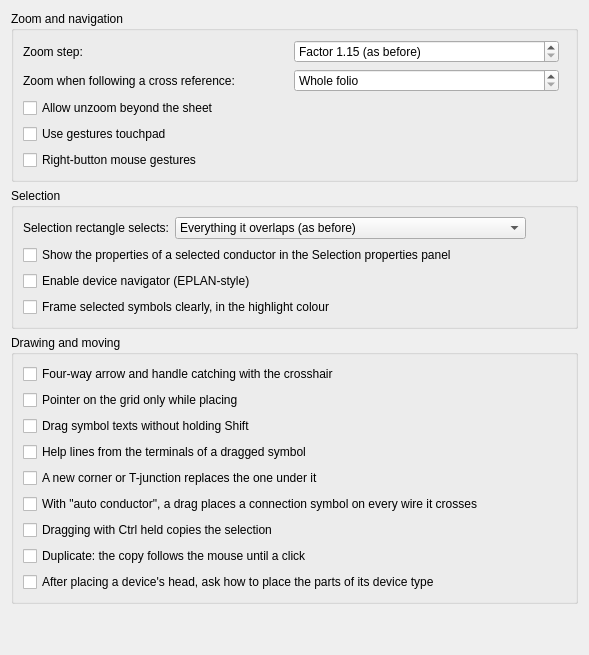
     <widget class="QWidget" name="m_input_tab">
      <attribute name="title">
       <string>Mouse and input</string>
      </attribute>
      <layout class="QVBoxLayout" name="m_input_tab_layout">
       <item>
        <widget class="QGroupBox" name="m_zoom_navigation_gb">
         <property name="title">
          <string>Zoom and navigation</string>
         </property>
         <layout class="QVBoxLayout" name="m_zoom_navigation_gb_layout">
          <item>
           <layout class="QHBoxLayout" name="m_zoom_step_layout">
            <item>
             <widget class="QLabel" name="m_zoom_step_label">
              <property name="text">
               <string>Zoom step:</string>
              </property>
              <property name="buddy">
               <cstring>m_zoom_step_sb</cstring>
              </property>
             </widget>
            </item>
            <item>
             <widget class="QSpinBox" name="m_zoom_step_sb">
              <property name="minimumSize">
               <size>
                <width>120</width>
                <height>0</height>
               </size>
              </property>
              <property name="toolTip">
               <string>How far the mouse wheel, Ctrl++ / Ctrl+- and the zoom buttons zoom at a time, in percent of the zoom shown, rounded to whole fives: with 10 %, 100 % goes to 110 %, 120 %, 130 % and 400 % to 440 %. Alt with the mouse wheel zooms four steps at a time.</string>
              </property>
              <property name="specialValueText">
               <string>Factor 1.15 (as before)</string>
              </property>
              <property name="suffix">
               <string> %</string>
              </property>
              <property name="maximum">
               <number>100</number>
              </property>
             </widget>
            </item>
            <item>
             <spacer name="m_zoom_step_spacer">
              <property name="orientation">
               <enum>Qt::Horizontal</enum>
              </property>
             </spacer>
            </item>
           </layout>
          </item>
          <item>
           <layout class="QHBoxLayout" name="m_jump_zoom_layout">
            <item>
             <widget class="QLabel" name="m_jump_zoom_label">
              <property name="text">
               <string>Zoom when following a cross reference:</string>
              </property>
              <property name="buddy">
               <cstring>m_jump_zoom_sb</cstring>
              </property>
             </widget>
            </item>
            <item>
             <widget class="QSpinBox" name="m_jump_zoom_sb">
              <property name="minimumSize">
               <size>
                <width>120</width>
                <height>0</height>
               </size>
              </property>
              <property name="toolTip">
               <string>A jump along a cross reference or a folio report shows its target in the middle of the view, at this zoom at least; closer views stay as they are.</string>
              </property>
              <property name="specialValueText">
               <string>Whole folio</string>
              </property>
              <property name="suffix">
               <string> %</string>
              </property>
              <property name="maximum">
               <number>400</number>
              </property>
              <property name="singleStep">
               <number>5</number>
              </property>
             </widget>
            </item>
            <item>
             <spacer name="m_jump_zoom_spacer">
              <property name="orientation">
               <enum>Qt::Horizontal</enum>
              </property>
             </spacer>
            </item>
           </layout>
          </item>
          <item>
           <widget class="QCheckBox" name="m_zoom_out_beyond_folio">
            <property name="text">
             <string>Allow unzoom beyond the sheet</string>
            </property>
           </widget>
          </item>
          <item>
           <widget class="QCheckBox" name="m_use_gesture_trackpad">
            <property name="text">
             <string>Use gestures touchpad</string>
            </property>
           </widget>
          </item>
          <item>
           <widget class="QCheckBox" name="m_mouse_gestures_cb">
            <property name="toolTip">
             <string>Holding the right button and dragging in a direction launches a shortcut bar command. A simple right-click still opens the context menu, on button release.</string>
            </property>
            <property name="text">
             <string>Right-button mouse gestures</string>
            </property>
           </widget>
          </item>
         </layout>
        </widget>
       </item>
       <item>
        <widget class="QGroupBox" name="m_selection_gb">
         <property name="title">
          <string>Selection</string>
         </property>
         <layout class="QVBoxLayout" name="m_selection_gb_layout">
          <item>
           <layout class="QHBoxLayout" name="m_selection_rectangle_layout">
            <item>
             <widget class="QLabel" name="m_selection_rectangle_label">
              <property name="text">
               <string>Selection rectangle selects:</string>
              </property>
              <property name="buddy">
               <cstring>m_selection_rectangle_cb</cstring>
              </property>
             </widget>
            </item>
            <item>
             <widget class="QComboBox" name="m_selection_rectangle_cb">
              <item>
               <property name="text">
                <string>Everything it overlaps (as before)</string>
               </property>
              </item>
              <item>
               <property name="text">
                <string>What lies wholly within it</string>
               </property>
              </item>
              <item>
               <property name="text">
                <string>By direction: wholly within to the right, overlapped to the left</string>
               </property>
              </item>
             </widget>
            </item>
            <item>
             <spacer name="m_selection_rectangle_spacer">
              <property name="orientation">
               <enum>Qt::Horizontal</enum>
              </property>
              <property name="sizeHint" stdset="0">
               <size>
                <width>40</width>
                <height>20</height>
               </size>
              </property>
             </spacer>
            </item>
           </layout>
          </item>
          <item>
           <widget class="QCheckBox" name="m_conductor_properties_panel">
            <property name="text">
             <string>Show the properties of a selected conductor in the Selection properties panel</string>
            </property>
           </widget>
          </item>
          <item>
           <widget class="QCheckBox" name="m_device_navigator_cb">
            <property name="text">
             <string>Enable device navigator (EPLAN-style)</string>
            </property>
            <property name="toolTip">
             <string>Show the hierarchical device navigator panel for components, terminals, and functions by plant structure</string>
            </property>
           </widget>
          </item>
          <item>
           <widget class="QCheckBox" name="m_strong_selection_cb">
            <property name="text">
             <string>Frame selected symbols clearly, in the highlight colour</string>
            </property>
           </widget>
          </item>
         </layout>
        </widget>
       </item>
       <item>
        <widget class="QGroupBox" name="m_drawing_moving_gb">
         <property name="title">
          <string>Drawing and moving</string>
         </property>
         <layout class="QVBoxLayout" name="m_drawing_moving_gb_layout">
          <item>
           <widget class="QCheckBox" name="m_pointer_aids_cb">
            <property name="toolTip">
             <string>A four-way arrow over what a drag moves; with the crosshair, the pointer jumps with it from grid point to grid point, and a handle within 12 pixels catches it and the click. Unticked: the system pointer, and handles are grabbed under the mouse only.</string>
            </property>
            <property name="text">
             <string>Four-way arrow and handle catching with the crosshair</string>
            </property>
           </widget>
          </item>
          <item>
           <widget class="QCheckBox" name="m_grid_only_placing_cb">
            <property name="toolTip">
             <string>The pointer and the crosshair jump from grid point to grid point only while something is placed or dragged; otherwise they follow the mouse, so small items are easy to grab. What is placed still lands on the grid.</string>
            </property>
            <property name="text">
             <string>Pointer on the grid only while placing</string>
            </property>
           </widget>
          </item>
          <item>
           <widget class="QCheckBox" name="m_drag_texts_without_shift_cb">
            <property name="toolTip">
             <string>Dragging a symbol's text moves the text alone, and Shift+drag moves the symbol, as before version 0.100. Unticked by default: dragging a text moves its symbol, Shift+drag moves the text.</string>
            </property>
            <property name="text">
             <string>Drag symbol texts without holding Shift</string>
            </property>
           </widget>
          </item>
          <item>
           <widget class="QCheckBox" name="m_terminal_help_lines_cb">
            <property name="toolTip">
             <string>While a symbol is placed or dragged, a shaded line runs from each of its terminals to the terminal in line with it. Ticked by default.</string>
            </property>
            <property name="text">
             <string>Help lines from the terminals of a dragged symbol</string>
            </property>
           </widget>
          </item>
          <item>
           <widget class="QCheckBox" name="m_junction_replaces_cb">
            <property name="toolTip">
             <string>A corner or T-junction placed where one already stands takes its place, and its wires go to the new one. Unticked by default: both stay.</string>
            </property>
            <property name="text">
             <string>A new corner or T-junction replaces the one under it</string>
            </property>
           </widget>
          </item>
          <item>
           <widget class="QCheckBox" name="m_drag_places_auto_conductor_cb">
            <property name="toolTip">
             <string>In a project with "auto conductor" but without automatic connections: dragging a corner, T-junction or folio report being placed puts one on every wire the drag crosses, each joined once by an ordinary wire.</string>
            </property>
            <property name="text">
             <string>With "auto conductor", a drag places a connection symbol on every wire it crosses</string>
            </property>
           </widget>
          </item>
          <item>
           <widget class="QCheckBox" name="m_ctrl_drag_copies_cb">
            <property name="text">
             <string>Dragging with Ctrl held copies the selection</string>
            </property>
           </widget>
          </item>
          <item>
           <widget class="QCheckBox" name="m_duplicate_follows_mouse_cb">
            <property name="text">
             <string>Duplicate: the copy follows the mouse until a click</string>
            </property>
           </widget>
          </item>
          <item>
           <widget class="QCheckBox" name="m_ask_parts_after_head_cb">
            <property name="text">
             <string>After placing a device's head, ask how to place the parts of its device type</string>
            </property>
            <property name="toolTip">
             <string>One by one, each following the mouse; all side by side to the right of the head; or not now, which leaves them free in the Device Navigator. Unticked by default: placing the head places nothing more.</string>
            </property>
           </widget>
          </item>
         </layout>
        </widget>
       </item>
       <item>
        <spacer name="m_input_tab_spacer">
         <property name="orientation">
          <enum>Qt::Vertical</enum>
         </property>
         <property name="sizeHint" stdset="0">
          <size>
           <width>20</width>
           <height>40</height>
          </size>
         </property>
        </spacer>
       </item>
      </layout>
     </widget>
